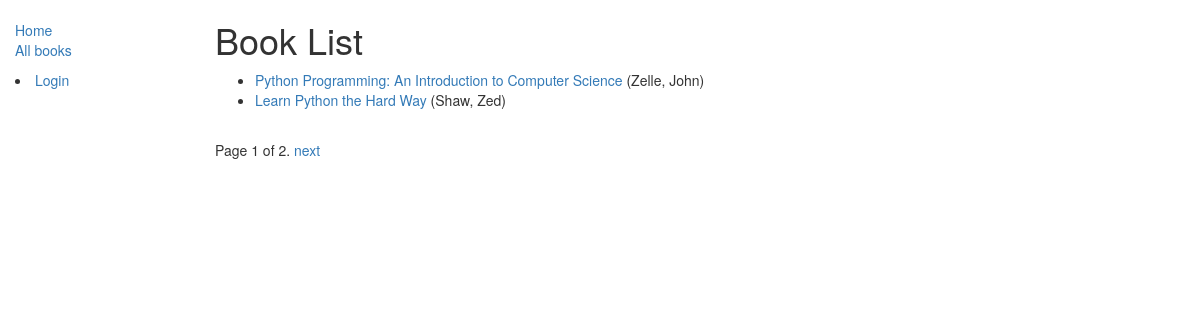
/catalog/books/, run on the app's committed database.
### catalog/models.py (models this page shows, shortened)
class Book(models.Model):
    title = models.CharField(max_length=200)
    author = models.ForeignKey('Author', on_delete=models.SET_NULL, null=True)
    summary = models.TextField(
        max_length=1000, help_text="Enter a brief description of the book")
    isbn = models.CharField(
        'ISBN', max_length=13, help_text='13 Character <a href="https://www.isbn-international.org/content/what-isbn">ISBN number</a>')
    genre = models.ManyToManyField(
        Genre, help_text="Select a genre for this book")
    def get_absolute_url(self):
        return reverse('book-detail', args=[str(self.id)])
    class Meta:
        ordering = ['-id']

class Author(models.Model):
    first_name = models.CharField(max_length=100)
    last_name = models.CharField(max_length=100)
    date_of_birth = models.DateField(null=True, blank=True)
    date_of_death = models.DateField('Died', null=True, blank=True)
    class Meta:
        ordering = ["last_name"]
    def __str__(self):
        return '%s, %s' % (self.last_name, self.first_name)

### catalog/views.py (the view)
class BookListView(generic.ListView):
    model = Book
    paginate_by = 2

### catalog/templates/catalog/book_list.html (shortened to what this page needs)
{% extends "base_generic.html" %}
{% block content %}
    <h1>Book List</h1>
    {% if book_list %}
    <ul>
      {% for book in book_list %}
      <li>
        <a href="{{ book.get_absolute_url }}">{{ book.title }}</a> ({{book.author}})
      </li>
      {% endfor %}
    </ul>
    {% else %}
      <p>There are no books in the library.</p>
    {% endif %}
{% endblock %}
{% block pagination %}
  {% if is_paginated %}
      <div class="pagination">
          <span class="page-links">
              <span class="page-current">
                  Page {{ page_obj.number }} of {{ page_obj.paginator.num_pages }}.
              </span>
              {% if page_obj.has_next %}
                  <a href="{{ request.path }}?page={{ page_obj.next_page_number }}">next</a>
              {% endif %}
          </span>
      </div>
  {% endif %}
{% endblock %}

### data on the page
Book: title "Python Programming: An Introduction to Computer Science", author "Zelle, John"
Book: title "Learn Python the Hard Way", author "Shaw, Zed"

### other printed values
{{ page_obj.number }} "1"
{{ page_obj.paginator.num_pages }} "2"
